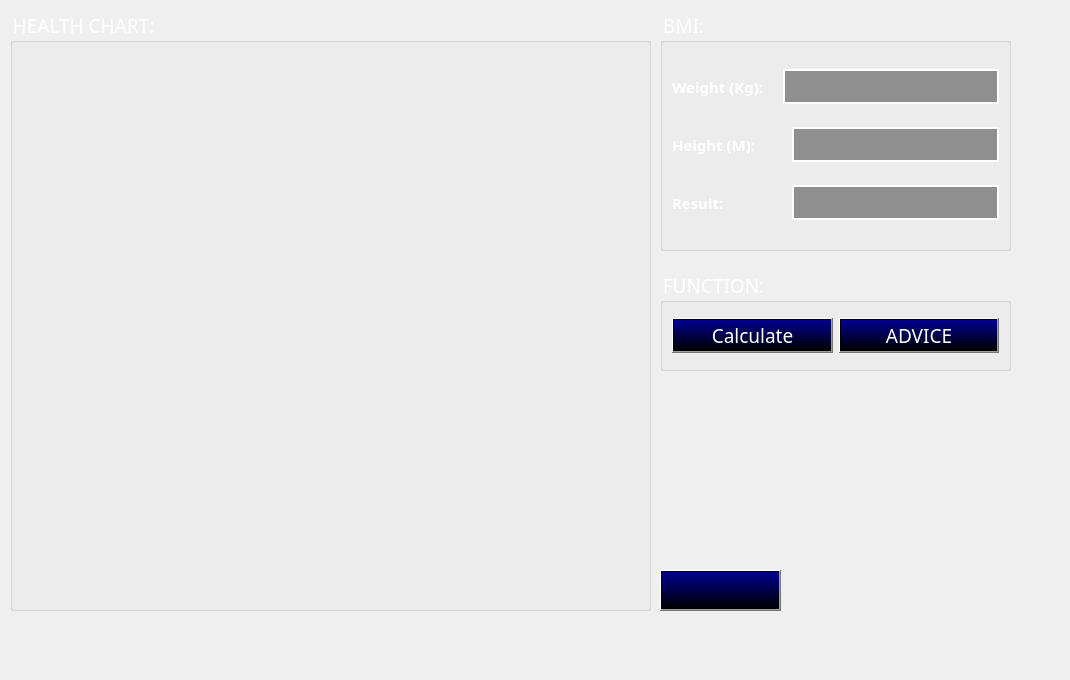
    <widget class="QWidget" name="tab_2">
     <attribute name="title">
      <string>HEALTH STATUS</string>
     </attribute>
     <widget class="QLabel" name="label">
      <property name="geometry">
       <rect>
        <x>0</x>
        <y>-40</y>
        <width>1061</width>
        <height>671</height>
       </rect>
      </property>
      <property name="text">
       <string/>
      </property>
      <property name="pixmap">
       <pixmap>../../images/img_bg6.jpg</pixmap>
      </property>
      <property name="scaledContents">
       <bool>true</bool>
      </property>
     </widget>
     <widget class="QGroupBox" name="groupBoxHealthChart">
      <property name="geometry">
       <rect>
        <x>10</x>
        <y>10</y>
        <width>641</width>
        <height>601</height>
       </rect>
      </property>
      <property name="font">
       <font>
        <family>UTM Bebas</family>
        <pointsize>14</pointsize>
       </font>
      </property>
      <property name="styleSheet">
       <string notr="true">color: rgb(255, 255, 255);</string>
      </property>
      <property name="title">
       <string>HEALTH CHART: </string>
      </property>
      <layout class="QHBoxLayout" name="horizontalLayout_29">
       <item>
        <layout class="QHBoxLayout" name="horizontalLayout"/>
       </item>
      </layout>
     </widget>
     <widget class="QGroupBox" name="groupBox_5">
      <property name="geometry">
       <rect>
        <x>660</x>
        <y>10</y>
        <width>351</width>
        <height>241</height>
       </rect>
      </property>
      <property name="font">
       <font>
        <family>UTM Bebas</family>
        <pointsize>14</pointsize>
       </font>
      </property>
      <property name="styleSheet">
       <string notr="true">color: rgb(255, 255, 255);</string>
      </property>
      <property name="title">
       <string>BMI:</string>
      </property>
      <layout class="QVBoxLayout" name="verticalLayout_6">
       <item>
        <layout class="QVBoxLayout" name="verticalLayout_5">
         <item>
          <layout class="QHBoxLayout" name="horizontalLayout_17">
           <item>
            <widget class="QLabel" name="label_19">
             <property name="minimumSize">
              <size>
               <width>105</width>
               <height>0</height>
              </size>
             </property>
             <property name="font">
              <font>
               <family>Sitka Text Semibold</family>
               <pointsize>11</pointsize>
               <weight>75</weight>
               <bold>true</bold>
              </font>
             </property>
             <property name="text">
              <string>Weight (Kg):</string>
             </property>
            </widget>
           </item>
           <item>
            <widget class="QLineEdit" name="lineEditWeight">
             <property name="minimumSize">
              <size>
               <width>0</width>
               <height>30</height>
              </size>
             </property>
             <property name="font">
              <font>
               <pointsize>-1</pointsize>
              </font>
             </property>
             <property name="styleSheet">
              <string notr="true">background-color: rgba(0, 0, 0, 100);
border: 1.5px solid white;
color: white;
font-size: 16px;
padding: 5px;
</string>
             </property>
            </widget>
           </item>
          </layout>
         </item>
        </layout>
       </item>
       <item>
        <layout class="QHBoxLayout" name="horizontalLayout_18">
         <item>
          <widget class="QLabel" name="label_20">
           <property name="minimumSize">
            <size>
             <width>114</width>
             <height>0</height>
            </size>
           </property>
           <property name="font">
            <font>
             <family>Sitka Text Semibold</family>
             <pointsize>11</pointsize>
             <weight>75</weight>
             <bold>true</bold>
            </font>
           </property>
           <property name="text">
            <string>Height (M):</string>
           </property>
          </widget>
         </item>
         <item>
          <widget class="QLineEdit" name="lineEditHeight">
           <property name="minimumSize">
            <size>
             <width>0</width>
             <height>30</height>
            </size>
           </property>
           <property name="font">
            <font>
             <pointsize>-1</pointsize>
            </font>
           </property>
           <property name="styleSheet">
            <string notr="true">background-color: rgba(0, 0, 0, 100);
border: 1.5px solid white;
color: white;
font-size: 16px;
padding: 5px;
</string>
           </property>
          </widget>
         </item>
        </layout>
       </item>
       <item>
        <layout class="QHBoxLayout" name="horizontalLayout_19">
         <item>
          <widget class="QLabel" name="label_21">
           <property name="minimumSize">
            <size>
             <width>114</width>
             <height>0</height>
            </size>
           </property>
           <property name="font">
            <font>
             <family>Sitka Text Semibold</family>
             <pointsize>11</pointsize>
             <weight>75</weight>
             <bold>true</bold>
            </font>
           </property>
           <property name="text">
            <string>Result:</string>
           </property>
          </widget>
         </item>
         <item>
          <widget class="QLineEdit" name="lineEditResult">
           <property name="minimumSize">
            <size>
             <width>0</width>
             <height>30</height>
            </size>
           </property>
           <property name="font">
            <font>
             <pointsize>-1</pointsize>
            </font>
           </property>
           <property name="styleSheet">
            <string notr="true">background-color: rgba(0, 0, 0, 100);
border: 1.5px solid white;
color: white;
font-size: 16px;
padding: 5px;
</string>
           </property>
          </widget>
         </item>
        </layout>
       </item>
      </layout>
     </widget>
     <widget class="QGroupBox" name="groupBox_6">
      <property name="geometry">
       <rect>
        <x>660</x>
        <y>270</y>
        <width>351</width>
        <height>101</height>
       </rect>
      </property>
      <property name="font">
       <font>
        <family>UTM Bebas</family>
        <pointsize>14</pointsize>
       </font>
      </property>
      <property name="styleSheet">
       <string notr="true">color: rgb(255, 255, 255);</string>
      </property>
      <property name="title">
       <string>FUNCTION: </string>
      </property>
      <layout class="QVBoxLayout" name="verticalLayout_7">
       <item>
        <layout class="QHBoxLayout" name="horizontalLayout_20">
         <item>
          <widget class="QPushButton" name="pushButtonCalculate">
           <property name="minimumSize">
            <size>
             <width>0</width>
             <height>30</height>
            </size>
           </property>
           <property name="font">
            <font>
             <family>UTM Bebas</family>
             <pointsize>14</pointsize>
            </font>
           </property>
           <property name="styleSheet">
            <string notr="true">color: rgb(255, 255, 255);
background-color: qlineargradient(spread:pad, x1:0, y1:1, x2:0, y2:0, stop:0 rgba(0, 0, 0, 255), stop:0.965174 rgba(0, 0, 139, 255));</string>
           </property>
           <property name="text">
            <string>Calculate</string>
           </property>
          </widget>
         </item>
         <item>
          <widget class="QPushButton" name="pushButtonAdvice">
           <property name="minimumSize">
            <size>
             <width>0</width>
             <height>30</height>
            </size>
           </property>
           <property name="font">
            <font>
             <family>UTM Bebas</family>
             <pointsize>14</pointsize>
            </font>
           </property>
           <property name="styleSheet">
            <string notr="true">color: rgb(255, 255, 255);
background-color: qlineargradient(spread:pad, x1:0, y1:1, x2:0, y2:0, stop:0 rgba(0, 0, 0, 255), stop:0.965174 rgba(0, 0, 139, 255));</string>
           </property>
           <property name="text">
            <string>ADVICE</string>
           </property>
          </widget>
         </item>
        </layout>
       </item>
      </layout>
     </widget>
     <widget class="QPushButton" name="pushButtonReturn3">
      <property name="geometry">
       <rect>
        <x>660</x>
        <y>570</y>
        <width>121</width>
        <height>41</height>
       </rect>
      </property>
      <property name="styleSheet">
       <string notr="true">color: rgb(255, 255, 255);
background-color: qlineargradient(spread:pad, x1:0, y1:1, x2:0, y2:0, stop:0 rgba(0, 0, 0, 255), stop:0.965174 rgba(0, 0, 139, 255));</string>
      </property>
      <property name="text">
       <string/>
      </property>
      <property name="icon">
       <iconset>
        <normaloff>../../images/icon_return.png</normaloff>../../images/icon_return.png</iconset>
      </property>
      <property name="iconSize">
       <size>
        <width>40</width>
        <height>40</height>
       </size>
      </property>
     </widget>
    </widget>
